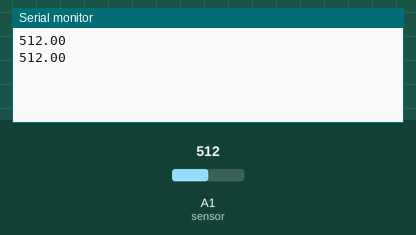
A sketch run on a simulated Arduino Uno, built with avr-gcc and run on an emulated ATmega328P. Shown: the last lines printed to the serial monitor. The inputs (shaded band) are chosen by the test bench; at power-on: A1 (sensor) = 512. Random numbers use the default seed unless the sketch sets one.

Above: at 1.8 s.
1.9 s: A1 (sensor) set to 693
At 2.8 s:
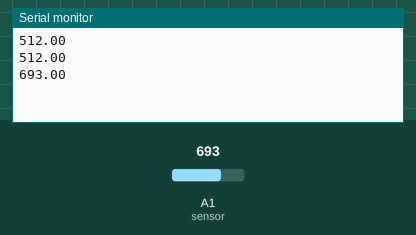
3.4 s: A1 (sensor) set to 708
At 4.8 s:
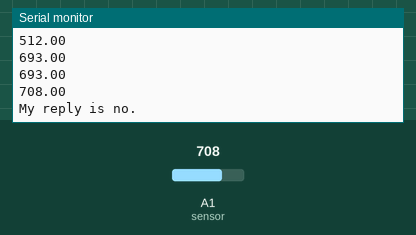
Timing chart, 0 to 6.4 s (numbered marks = the images above; inputs shaded):
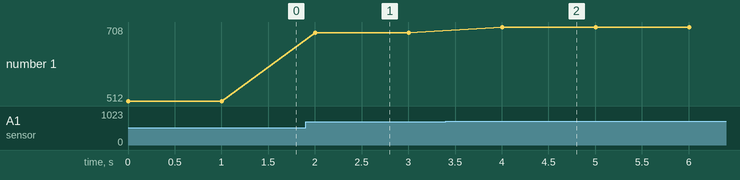

Measured:
- the behaviour switches between 700 and 701 on A1 (sensor) (found by bisection; images 1 and 2)
- after the input at 1.9 s, the serial monitor: prints a new line after 0.10 s (image 1)
- after the input at 3.4 s, the serial monitor: prints a new line after 0.60 s (image 2)
- plotted number 1: 512 → 693 after the input at 1.9 s, 693 → 708 after the input at 3.4 s

The sketch:

BAE305_Code_for_Random_Choice.ino
```cpp
char *ReplyArray[13] = {
  "It is certain.", "It is decidedly so.", "Withough a doubt.", "Most likely.", "Outlook good.", "Yes.","Reply hazy, try again.", "Ask again later.", "Cannot predict now.", "Don't count on it.", "My reply is no.", "Very doubtful", "Ask Dr. Dvorak"
};                      //the array of possible replies
const int ACC = A1;     //the accelerometer is connected to pin A1
float threshold = 700;  //threshold the sensor must surpass to activate reply

void setup() {
  Serial.begin(9600);
}

void loop() {

float sensorValueAccelerometer = analogRead(A1); //naming a variable for what the sensor is reading
Serial.println (sensorValueAccelerometer);       //printing what the sensor is reading
String Reply = ReplyArray[random(12)];           //assigning "Reply" variable to be random choice from array
if (sensorValueAccelerometer > threshold){
  Serial.println (Reply);                        //printing "Reply" if sensor reads beyond threshold
}
delay (1000);                                    //delay for testing
}
```
